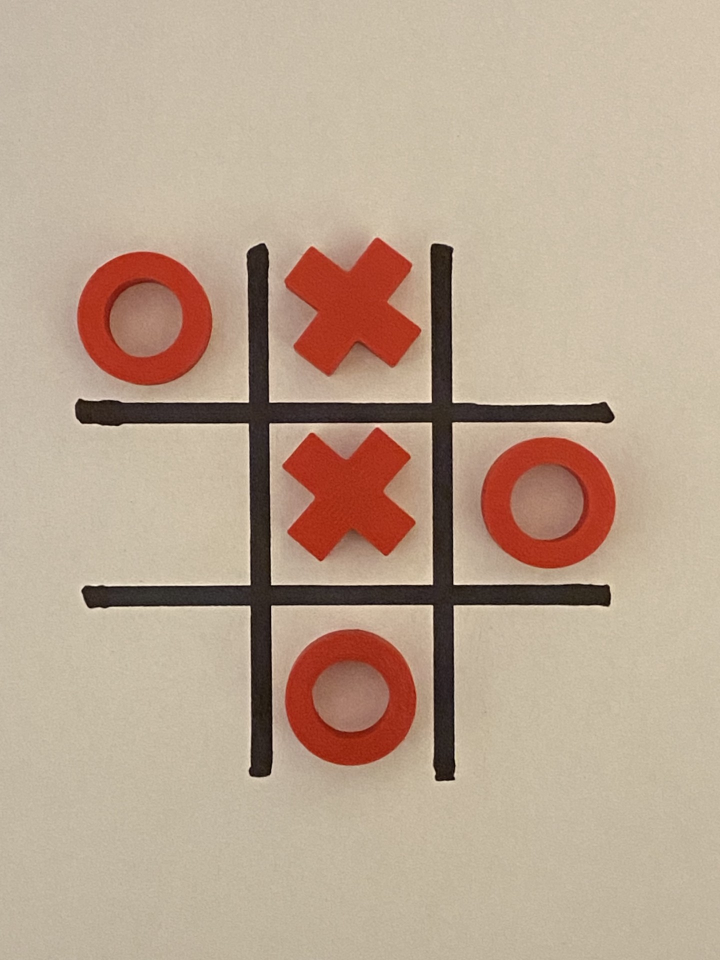
#> input picture tictactoe_cv/cv_clean.jpg, 1440 x 1920 px, found by its file name (shown at 1/2 size)
$ python detect.py
#> lines starting #> are read from the running program, lines starting #| are printed output that depends on the picture; after the words box and inside, x2 and y2 are one past the last pixel; in counts of white or black regions, pixels touching at a corner belong together
#> further down, img is the input picture: shape (1920, 1440, 3); mean B, G, R 144.5, 164.7, 186.8
import cv2 as cv
import numpy as np

def rescaleFrame(frame, scale = 0.75):
#> called with scale = 0.12
    width = int(frame.shape[1] * scale)
#> width = 172
    height = int(frame.shape[0] * scale)
#> height = 230

    dimensions = (width, height)
#> dimensions = (172, 230)

    return cv.resize(frame, dimensions, interpolation=cv.INTER_AREA)

#convert board lines found into slope-intercept equation and find intersection points
def calcIntersectionPoints(lines):
    vertical = []
    horizontal = []

    # separate lines based on slope
    for ln in lines:
        dx = ln['x2'] - ln['x1']
        dy = ln['y2'] - ln['y1']

        # near-vertical
        if abs(dx) < 20:
            x = (ln['x1'] + ln['x2']) // 2
            vertical.append(x)
        # near-horizontal
        elif abs(dy) < 20:
            y = (ln['y1'] + ln['y2']) // 2
            horizontal.append(y)

    if len(vertical) != 2 or len(horizontal) != 2:
        print("ERROR: could not classify lines into 2 vertical + 2 horizontal")
        return (-1, -1)

    vertical.sort()
    horizontal.sort()

    # produce intersection points (all four)
    # top-left, top-right, bottom-left, bottom-right
    tl = (vertical[0], horizontal[0])
    tr = (vertical[1], horizontal[0])
    bl = (vertical[0], horizontal[1])
    br = (vertical[1], horizontal[1])

    return [bl, tl, br, tr]

#Line intersection helper function
def line_intersection(m1, b1, m2, b2):
    # If both lines are vertical or have the same slope, no intersection
    if m1 == m2:
        return (-1, -1)

    # Handle vertical lines
    if m1 is None:  # first line vertical
        x = b1
        y = m2 * x + b2
    elif m2 is None:  # second line vertical
        x = b2
        y = m1 * x + b1
    else:  # regular intersection
        x = (b2 - b1) / (m1 - m2)
        y = m1 * x + b1

    return (x, y)

#Read image (this path is absolute and can be changed), eventually it will read from the ros topic
img = cv.imread('/home/noah/roarm_ws_em0/tictactoe_cv/cv_clean.jpg')
img = rescaleFrame(img, 0.12)

img2 = img.copy()
img_gray = img.copy()

#gray
img = cv.cvtColor(img, cv.COLOR_BGR2GRAY)
#> img: shape (230, 172)

#dialtate
img = cv.dilate(img, (3,3), iterations=1)

#medianblur
img = cv.GaussianBlur(img, (3,3), 0)

#adaptive theshold
img = cv.adaptiveThreshold(img, 255, cv.ADAPTIVE_THRESH_MEAN_C, cv.THRESH_BINARY, 9, 17)
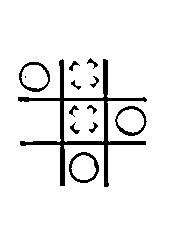
#> img: shape (230, 172); 92.4% white; 13 black regions (1 under 20 px), largest, box (x1, y1, x2, y2) and area: (18, 59, 147, 187) 1936, (69, 152, 99, 183) 255, (115, 106, 147, 136) 243

#canny edge detection
img = cv.Canny(img, 125, 175)
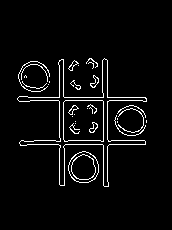
#> img: shape (230, 172); 4.4% white in thin lines or dots, all inside (x1, y1, x2, y2) = (17, 58, 147, 187)

#find contours
contours, heirarchy = cv.findContours(img, cv.RETR_EXTERNAL, cv.CHAIN_APPROX_NONE)
#> contours = 20 contours, 16 with area under 20; largest, box (x1, y1, x2, y2) and area: (17, 58, 147, 187) 3538, (68, 151, 99, 183) 731, (90, 75, 99, 88) 43, (68, 60, 79, 71) 36
cv.drawContours(img2, contours, -1, (255,0,125), 2)
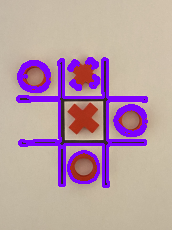
#> img2: shape (230, 172, 3); mean B, G, R 164.7, 155.3, 185.7

#find other lines in photo (x's and O's)
lines = cv.HoughLinesP(img, rho=1, theta=np.pi/180, threshold=80, minLineLength=50, maxLineGap=70)
#> lines = [[107, 186, 107, 60], [18, 97, 145, 97], [20, 144, 145, 144], [18, 100, 146, 100], [59, 184, 59, 60], [21, 140, 144, 140], [62, 59, 64, 185], [103, 185, 103, 59]]

if lines is not None:
    for line in lines:
        x1, y1, x2, y2 = line[0]
        cv.line(img2, (x1, y1), (x2, y2), (85, 255, 0), 2)
#> this loop made 8 passes
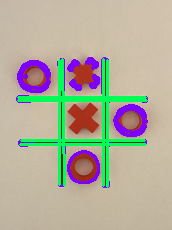
#> img2: shape (230, 172, 3); 7.36% of pixels changed, all inside (x1, y1, x2, y2) = (17, 58, 148, 188)


# Assuming 'lines' is the output from HoughLinesP
merged_lines = []

#Merges any close or broken lines
for line in lines:
    x1, y1, x2, y2 = line[0]
    found = False

    for ml in merged_lines:
        # Merge lines if they are close in either x or y
        if (abs(ml['x1'] - x1) < 60 and abs(ml['y1'] - y1) < 40) or \
           (abs(ml['x2'] - x2) < 60 and abs(ml['y2'] - y2) < 40):
            found = True
            break

    if not found:
        merged_lines.append({'x1': x1, 'y1': y1, 'x2': x2, 'y2': y2})
#> after the loop, merged_lines = 4 items

colour = 20

# Draw the merged lines
for ml in merged_lines:
    cv.line(img2, (ml['x1'], ml['y1']), (ml['x2'], ml['y2']), (255-colour, (int)(colour / 2), colour), 2)
    colour += 40
#> this loop made 4 passes
#> (ml, colour) on passes 1 to 4: ({'x1': 107, 'y1': 186, 'x2': 107, 'y2': 60}, 60), ({'x1': 20, 'y1': 144, 'x2': 145, 'y2': 144}, 100), ({'x1': 18, 'y1': 100, 'x2': 146, 'y2': 100}, 140), ({'x1': 62, 'y1': 59, 'x2': 64, 'y2': 185}, 180)
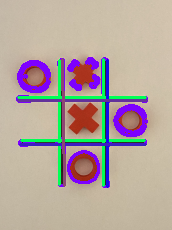
#> img2: shape (230, 172, 3); 3.79% of pixels changed, all inside (x1, y1, x2, y2) = (17, 58, 148, 188)
#> after the loop, colour = 180

print('num of merged lines: ')
print(len(merged_lines))
#| 4


ints_pts = [
    (0, 0),
    (0, 0),
    (0, 0),
    (0, 0)
]

if (len(merged_lines) == 4):
   ints_pts = calcIntersectionPoints(merged_lines) # Create intersection points
#> the loop in calcIntersectionPoints, `for ln in lines:` made 4 passes
#> (ln, dx, dy, x) on passes 1, 4: ({'x1': 107, 'y1': 186, 'x2': 107, 'y2': 60}, 0, -126, 107), ({'x1': 62, 'y1': 59, 'x2': 64, 'y2': 185}, 2, 126, 63)
#> (ln, dx, dy, y) on passes 2 to 3: ({'x1': 20, 'y1': 144, 'x2': 145, 'y2': 144}, 125, 0, 144), ({'x1': 18, 'y1': 100, 'x2': 146, 'y2': 100}, 128, 0, 100)
#> after the loop in calcIntersectionPoints, `for ln in lines:`: horizontal = [144, 100]; vertical = [107, 63]
#> in calcIntersectionPoints, `tl = (vertical[0], horizontal[0])`: tl = (63, 100)
#> in calcIntersectionPoints, `tr = (vertical[1], horizontal[0])`: tr = (107, 100)
#> in calcIntersectionPoints, `bl = (vertical[0], horizontal[1])`: bl = (63, 144)
#> in calcIntersectionPoints, `br = (vertical[1], horizontal[1])`: br = (107, 144)
#> ints_pts = [(63, 144), (63, 100), (107, 144), (107, 100)]
else:
    print('ERROR: incorrect number of grid lines detected')

print("INTERSECTION POINTS RAW =", ints_pts)
#| INTERSECTION POINTS RAW = [(63, 144), (63, 100), (107, 144), (107, 100)]


#instantiate cropping points
pt1 = (0,0)
pt2 = (0,0)

#Forms the cropping rectangle
if ints_pts[0] != -1:  # make sure intersections were found
    pt1 = (int(ints_pts[1][0]), int(ints_pts[1][1]))
#> pt1 = (63, 100)
    pt2 = (int(ints_pts[2][0]), int(ints_pts[2][1]))
#> pt2 = (107, 144)
    cv.rectangle(img2, pt1, pt2, (255, 255, 255), 2)

width = int(pt2[0] - pt1[0])
#> width = 44
height = int(pt2[1] - pt1[1])
#> height = 44

#Instantiate the tic tac toe grid's bounding box coordinates
bb1 = ((int)(pt1[0] - width),(int)(pt1[1]-height))
#> bb1 = (19, 56)
bb2 = ((int)(pt2[0] + width),(int)(pt2[1]+height))
#> bb2 = (151, 188)
cv.rectangle(img2, bb1, bb2, (0, 0, 255), 2)
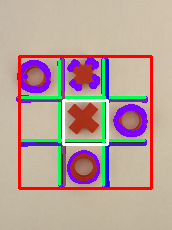
#> img2: shape (230, 172, 3); mean B, G, R 153, 160.6, 185

#Manually calculate the coordinates of the cells (with some offset for camera warp)
cells = []
cell_coords = [
    (bb1[0] - 10, bb1[1] - 10, ints_pts[1][0], ints_pts[1][1]),
    (ints_pts[1][0], bb1[1] - 10, ints_pts[2][0], ints_pts[1][1]),
    (ints_pts[2][0], bb1[1] - 10, bb2[0] + 10, ints_pts[1][1]),
    (bb1[0] - 10, ints_pts[1][1], ints_pts[1][0], ints_pts[2][1]),
    (pt1[0], pt1[1], pt2[0], pt2[1]),
    (ints_pts[2][0], ints_pts[1][1], bb2[0] + 10, ints_pts[2][1]),
    (bb1[0] - 10, ints_pts[2][1], ints_pts[1][0], bb2[1] + 10),
    (ints_pts[1][0], ints_pts[2][1], ints_pts[2][0], bb2[1] + 10),
    (ints_pts[2][0] + 10, ints_pts[2][1], bb2[0], bb2[1] + 10)
]
#> cell_coords = [(9, 46, 63, 100), (63, 46, 107, 100), (107, 46, 161, 100), (9, 100, 63, 144), (63, 100, 107, 144), (107, 100, 161, 144), (9, 144, 63, 198), (63, 144, 107, 198), (117, 144, 151, 198)]

# Make sure all coordinates are integers
cell_coords = [tuple(map(int, coords)) for coords in cell_coords]

cells = []

img_gray = cv.cvtColor(img_gray, cv.COLOR_BGR2GRAY)
img_gray = cv.medianBlur(img_gray, 5)


for (x1, y1, x2, y2) in cell_coords:
    cell = img_gray[y1:y2, x1:x2]
    cells.append(cell)
#> this loop made 9 passes
#> pass 3, `cell = img_gray[y1:y2, x1:x2]`:
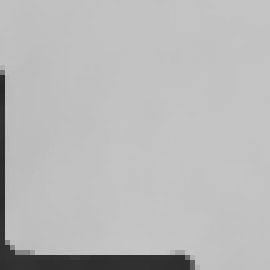
#> cell: shape (54, 54) (shown 5 times larger); min 41, max 197, mean 185.4
#> after the loop, cells = 9 items


i = -1

#find and classify X and O within each cell
for cell in cells:
    i += 1
    found = False

    #finds more contours within the cell
    contours2, hierarchy = cv.findContours(cell, cv.RETR_TREE, cv.CHAIN_APPROX_SIMPLE)

    for cnt in contours2:
        area = cv.contourArea(cnt)

        if area > 15:  # ignore tiny noise
            # Circle detection
            circles = cv.HoughCircles(cell, cv.HOUGH_GRADIENT, 1, 25, param1=50, param2=10, minRadius=5, maxRadius=60)

            # X detection via HoughLines
            lines = cv.HoughLinesP(cell, 1, np.pi/180, threshold=20,
                                   minLineLength=10, maxLineGap=5)

            if lines is not None and len(lines) >= 2:
                print("X detected")
                found = True
                break
            elif circles is not None:
                print("O detected")
                found = True
                break;

    if not found: print("None Detected")
    print("cell above ^^ = ")
    print(i)
#> this loop made 9 passes
#> contours2 on passes 1 to 9: [[[0, 0], [0, 53], [53, 53], [53, 0]]], [[[0, 0], [0, 53], [43, 53], [43, 0]]], [[[0, 0], [0, 53], [53, 53], [53, 0]]], [[[0, 0], [0, 43], [53, 43], [53, 0]]], [[[0, 0], [0, 43], [43, 43], [43, 0]]], [[[0, 0], [0, 43], [53, 43], [53, 0]]], [[[0, 0], [0, 53], [53, 53], [53, 0]]], [[[0, 0], [0, 53], [43, 53], [43, 0]]], [[[0, 0], [0, 53], [33, 53], [33, 0]]]
#> (printed output is left out)
#> after the loop, i = 8

cv.imshow('image', img)
cv.imshow('image2', img2)

for i, cell in enumerate(cells):
    cv.imshow(f"cell {i}", cell)
#> this loop made 9 passes

cv.waitKey(0)

cv.destroyAllWindows()
